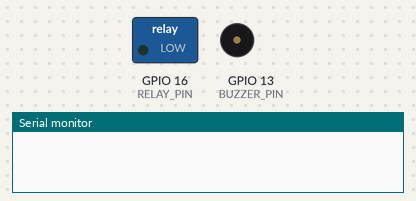
A sketch run on a simulated ESP32. On the bench: switched loads named in the sketch (green lamp = pin HIGH), buzzer (waves = sounding), the last lines printed to the serial monitor. WiFi joins after 1.5 s; servers stay silent unless stated; network time is answered at once with the bench clock; uploads are accepted with an empty reply; the local clock reads 2024-03-15 10:24:30 at power-on unless the sketch sets it.

Above: at 0.1 s.
At 2.1 s:
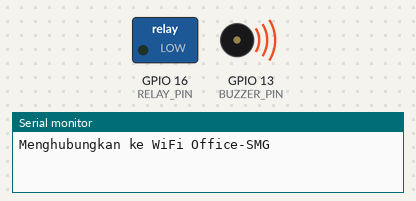
Timing chart, 0 to 3.8 s (numbered marks = the images above):
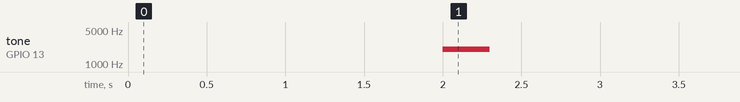

The sketch:

esp32_bell.ino
```cpp
#include <WiFi.h>
#include <HTTPClient.h>
#include <ArduinoJson.h>
#include <NTPClient.h>
#include <WiFiUdp.h>

// --- KONFIGURASI WIFI ---
const char* ssid = "YOUR-WIFI";
const char* password = "xxxx";

// --- URL API SERVER ---
// --- sesuaikan dengan server ----
const char* serverCheckUrl = "https://your-domain.combell/check_bell.php";
const char* serverLogUrl   = "https://your-domain.com/bell/log_bell.php";

// --- KONFIGURASI PIN ---
const int RELAY_PIN  = 16;  // Pin relay terintegrasi pada board ESP32
const int BUZZER_PIN = 13; // Pin buzzer pasif

// Logika Relay (Active High - Berdasarkan hasil pengujian Anda)
const int RELAY_ON  = HIGH;
const int RELAY_OFF = LOW;

// --- KONFIGURASI NTP (Waktu Indonesia Barat / UTC+7) ---
WiFiUDP ntpUDP;
NTPClient timeClient(ntpUDP, "pool.ntp.org", 25200, 60000);

unsigned long lastCheckTime = 0;
// --- KONFIGURASI INTERVAL PENGECEKAN ---
const unsigned long checkInterval = 60000; // Cek ke server setiap 1 menit sekali (60 detik)

// Variabel untuk mencegah bunyi berulang di menit yang sama
String lastRingTime = "";

// Fungsi untuk mengeksekusi jenis suara bel
void executeBell(int durationSeconds, String bellType) {
  Serial.print(">>> MENYALAKAN BEL (Tipe: ");
  Serial.print(bellType);
  Serial.print(" | Durasi: ");
  Serial.print(durationSeconds);
  Serial.println(" detik) <<<");

  if (bellType == "putus") {
    // Pola Putus-putus yang lebih panjang & longgar (Misal: Nyala 2 detik, Mati 1 detik)
    int elapsed = 0;
    while (elapsed < durationSeconds) {
      // Nyala lebih lama
      digitalWrite(RELAY_PIN, RELAY_ON);
      tone(BUZZER_PIN, 2500, 500);
      delay(2000); // Nyala selama 2 detik
      elapsed += 2;

      if (elapsed >= durationSeconds) break;

      // Jeda mati lebih lama
      digitalWrite(RELAY_PIN, RELAY_OFF);
      delay(1000);  // Jeda mati selama 1 detik
      elapsed += 1;
    }
    digitalWrite(RELAY_PIN, RELAY_OFF); // Pastikan mati di akhir
  } else {
    // Pola Kontinu (Menyala terus sepanjang durasi)
    digitalWrite(RELAY_PIN, RELAY_ON);
    tone(BUZZER_PIN, 2500, 500);
    delay(durationSeconds * 1000);
    digitalWrite(RELAY_PIN, RELAY_OFF);
  }
}

void setup() {
  Serial.begin(115200);

  pinMode(RELAY_PIN, OUTPUT);
  digitalWrite(RELAY_PIN, RELAY_OFF);

  pinMode(BUZZER_PIN, OUTPUT);
  delay(2000); // Delay pengaman agar relay tidak berbunyi saat reset
  tone(BUZZER_PIN, 2000, 300);

  WiFi.begin(ssid, password);
  Serial.print("Menghubungkan ke WiFi Office-SMG");
  while (WiFi.status() != WL_CONNECTED) {
    delay(500);
    Serial.print(".");
  }
  Serial.println("\nWiFi Terhubung!");

  String macAddress = WiFi.macAddress();
  Serial.print("MAC Address: ");
  Serial.println(macAddress);

  timeClient.begin();

  Serial.println("Mengirim laporan status startup ke server...");
  if (WiFi.status() == WL_CONNECTED) {
    HTTPClient httpLog;
    String startupLogUrl = String(serverLogUrl) + "?mac=" + macAddress + "&status=device_started";
    httpLog.begin(startupLogUrl);
    int logResponse = httpLog.GET();
    if (logResponse > 0) {
      Serial.println("Log startup berhasil dikirim.");
    }
    httpLog.end();
  }
}

void loop() {
  timeClient.update();

  unsigned long currentMillis = millis();

  if (currentMillis - lastCheckTime >= checkInterval) {
    lastCheckTime = currentMillis;

    if (WiFi.status() == WL_CONNECTED) {
      String formattedTime = timeClient.getFormattedTime();
      String currentDayTime = formattedTime.substring(0, 5); // Format "HH:MM"

      String macAddress = WiFi.macAddress();
      String targetUrl = String(serverCheckUrl) + "?mac=" + macAddress + "&time=" + currentDayTime;

      Serial.print("Mengirim pengecekan ke server: ");
      Serial.println(targetUrl);

      HTTPClient http;
      http.begin(targetUrl);
      int httpResponseCode = http.GET();

      if (httpResponseCode > 0) {
        String payload = http.getString();

        Serial.print("Respon Server: ");
        Serial.println(payload);

        StaticJsonDocument<256> doc;
        DeserializationError error = deserializeJson(doc, payload);

        if (!error) {
          bool shouldRing = doc["ring"] | false;
          int durationSeconds = doc["duration"] | 5;
          String bellType = doc["type"] | "kontinu"; // Menangkap tipe suara dari server

          if (shouldRing) {
            // Cek apakah bel sudah berbunyi pada menit yang sama
            if (currentDayTime == lastRingTime) {
              Serial.println(">>> Abaikan: Bel sudah berbunyi pada menit ini. <<<");
            } else {
              // Jalankan fungsi bel sesuai tipenya (kontinu / putus)
              executeBell(durationSeconds, bellType);

              // Simpan waktu terakhir berbunyi agar tidak terpicu lagi di menit ini
              lastRingTime = currentDayTime;

              Serial.println(">>> Bel selesai berbunyi. Mengirim laporan ke server... <<<");

              HTTPClient httpLog;
              String logUrl = String(serverLogUrl) + "?mac=" + macAddress + "&status=success";
              httpLog.begin(logUrl);
              httpLog.GET();
              httpLog.end();
            }
          } else {
            Serial.println("Status: Bel belum waktunya / Hari Libur.");
          }
        }
      } else {
        Serial.print("Gagal terhubung ke HTTP API. Kode error: ");
        Serial.println(httpResponseCode);
      }
      http.end();
    } else {
      Serial.println("WiFi Terputus! Menghubungkan ulang...");
      WiFi.reconnect();
    }
  }
}
```
